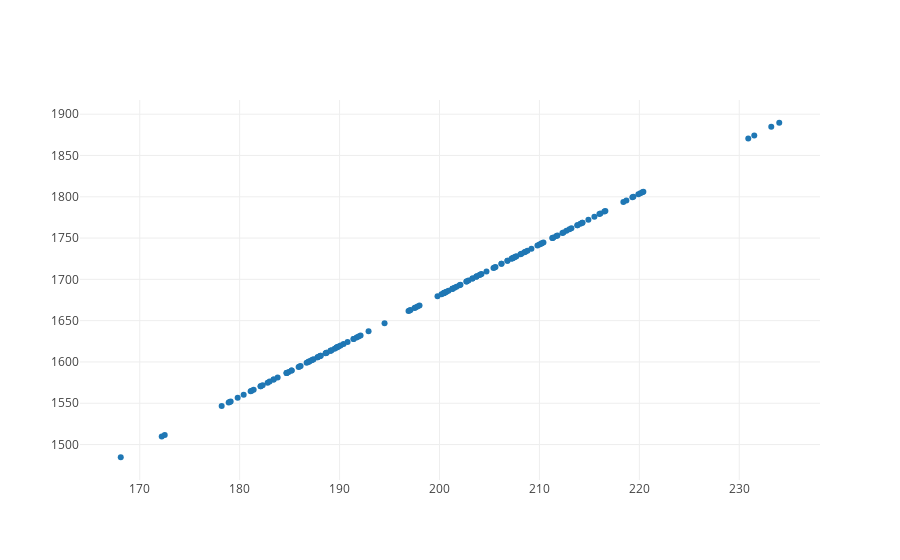

Here is the notebook cell this chart was saved with:
### Code cell
# Punto 4
#Usate il metodo predict per calcolate il valore della funzione y = x*w+b per ogni valore di x. Calcolate il SSE


py.init_notebook_mode(connected=True)
y_pre=linRegr.predict(x)

data=[
   #go.Scatter(x=x[:,0],y=y_retta,mode="markers",name="retta "),
    go.Scatter(x=x[:,0],y=y_pre,mode="markers",name="predict")
]
layout = go.Layout()
fig = go.Figure(data, layout)
py.iplot(fig)

print("i valori della retta calcolati dal metodo predict sono : \n")

print(y_pre)

print("\n\n\n\n\n\n\n\n\n")

print("Calcolo l'SSE :")

SSE=0.0
SSE=(y_pre-(w*x+b))**2
somma=np.sum(SSE)
SSE=0.0
print(f"SSE= {somma}")

### Figure 1 — Plotly figure (JSON) as saved in the notebook; plotly's stock layout.template omitted (floating-point values rounded to 4 significant figures; data arrays with more than 128 entries replaced by an {"elided": "..."} marker saying what was removed)
{"data": [{"mode": "markers", "name": "predict", "type": "scatter", "uid": "43e10542-df6a-11e8-b292-a402b9828abf", "x": {"elided": "155 float values"}, "y": {"elided": "155 float values"}}], "layout": {}}
